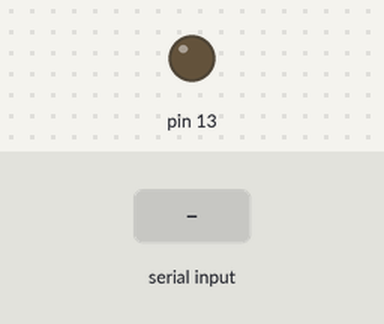
Bench run of a sketch on a simulated Arduino Uno, built with avr-gcc and run on an emulated ATmega328P. On the bench: output pins drawn as LEDs (lit = HIGH). Inputs (shaded band) come from the test bench.

Above: at 1.2 s.
1.3 s: "1" received over Serial
At 1.9 s:
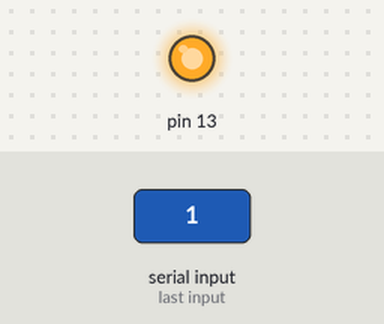
2.8 s: "0" received over Serial
At 4.2 s:
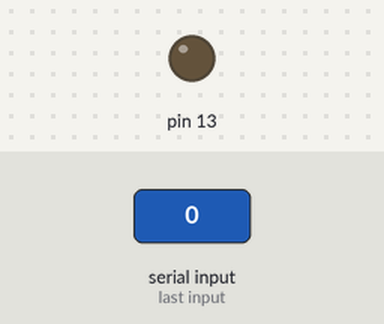
Timing chart, 0 to 5.8 s (numbered marks = the images above; inputs shaded):
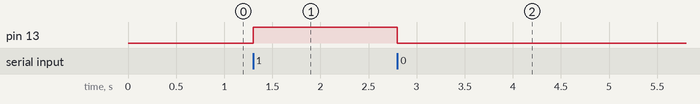

Measured:
- after the input at 1.3 s, pin 13: LOW → HIGH at once
- after the input at 2.8 s, pin 13: HIGH → LOW at once

The sketch:

Arduino1.ino
```cpp
void setup() {
  pinMode(13, OUTPUT);
  Serial.begin(9600);
}
void loop() {
  if(Serial.available()>0){
    char v = Serial.read();
    if(v=='1') digitalWrite(13, HIGH);
    if(v=='0') digitalWrite(13,LOW);
  }
}
```
